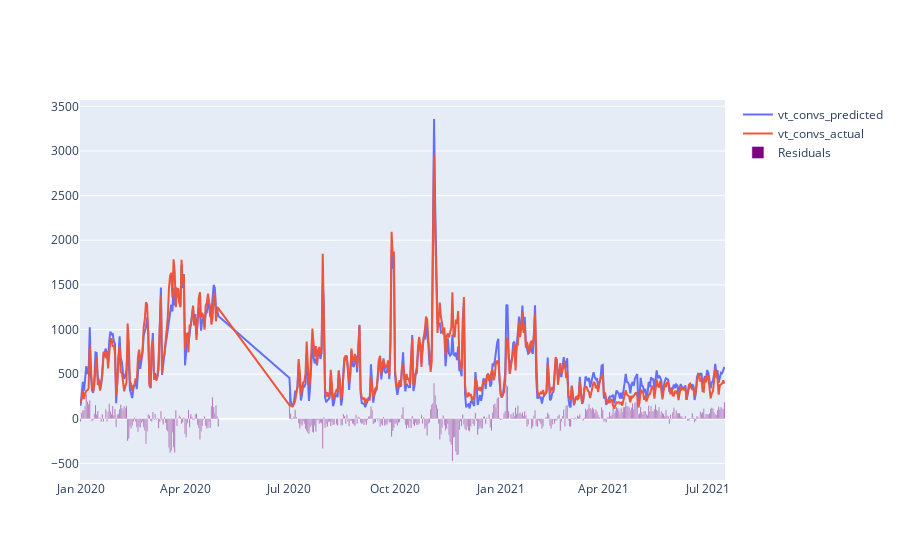

Notebook code cell kept with this figure:
### Code cell
fig = go.Figure()
fig.add_trace(go.Scatter(x=ols_vis.index, y=ols_vis['y_pred'],
                    mode='lines',
                    name='vt_convs_predicted'))
fig.add_trace(go.Scatter(x=ols_vis.index, y=ols_vis['y_actual'],
                    mode='lines',
                    name='vt_convs_actual'))

fig.add_trace(go.Bar(
    x=ols_vis.index,
    y=ols_vis['resid'],
    name='Residuals',
    marker_color='purple'
))

fig.show()

### Figure 1 — Plotly figure (JSON) as saved in the notebook; plotly's stock layout.template omitted (floating-point values rounded to 4 significant figures; data arrays with more than 128 entries replaced by an {"elided": "..."} marker saying what was removed)
{"data": [{"mode": "lines", "name": "vt_convs_predicted", "type": "scatter", "x": {"elided": "501 str values"}, "y": {"elided": "501 float values"}}, {"mode": "lines", "name": "vt_convs_actual", "type": "scatter", "x": {"elided": "501 str values"}, "y": {"elided": "501 int values"}}, {"marker": {"color": "purple"}, "name": "Residuals", "type": "bar", "x": {"elided": "501 str values"}, "y": {"elided": "501 float values"}}], "layout": {"autosize": true, "xaxis": {"autorange": true, "range": ["2019-12-31 12:00", "2021-07-15 12:00"], "type": "date"}, "yaxis": {"autorange": true, "range": [-686.6, 3572.0], "type": "linear"}}}
